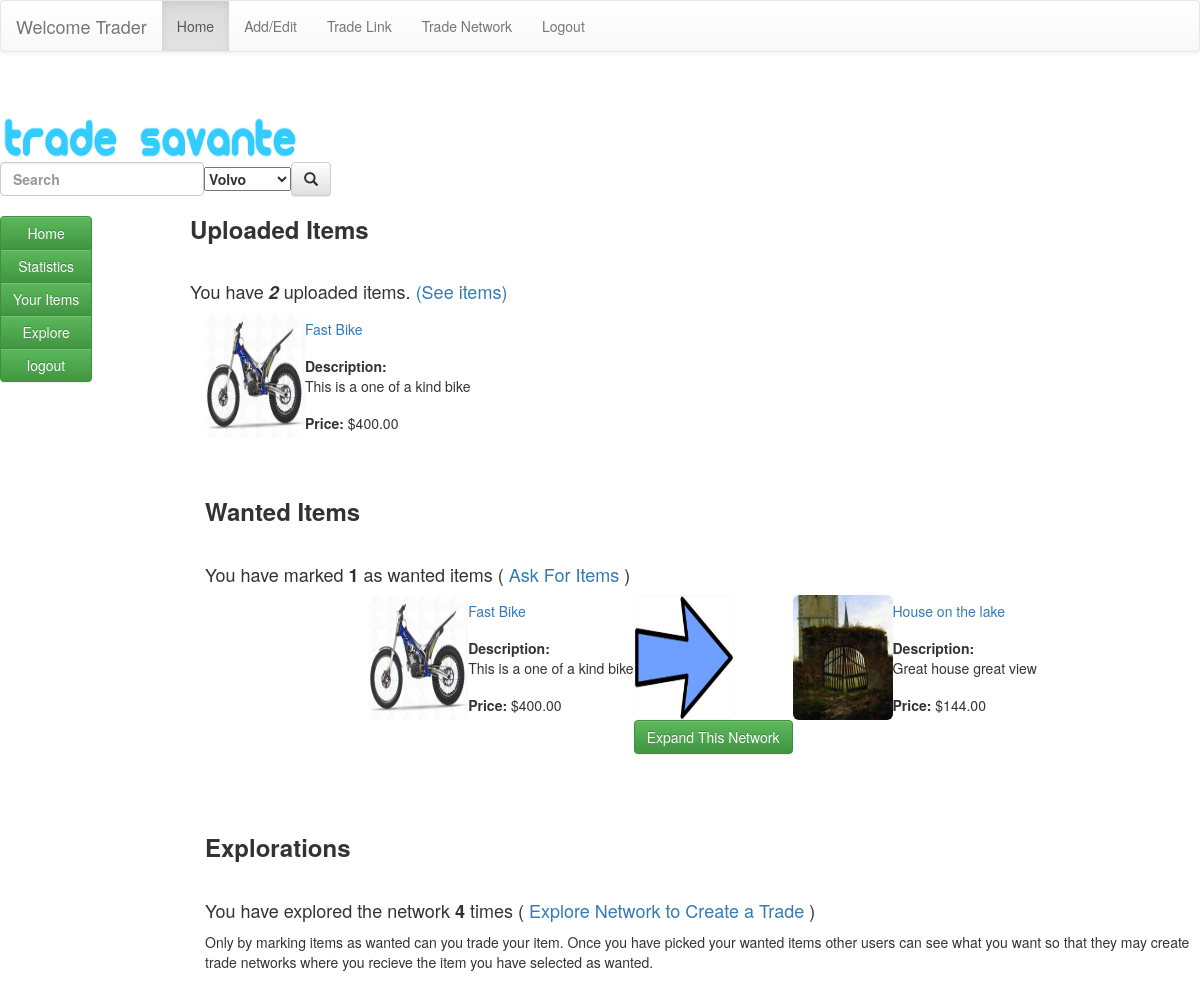
The app's page / (signed in) with its own data.
### trade_savante/models.py (models this page shows)
class TradeItem(models.Model):
    name = models.CharField(max_length=140, null=True)
    price = models.DecimalField(max_digits=11, decimal_places=2, null=True)
    category = models.CharField(max_length=20, choices=category_choices) # foreignKey
    description = models.TextField(null=True)
    asking_for = models.TextField(null=True)
    active_start_date = models.DateField(auto_now_add=True, null=True) # probably just date is fine.
    owner = models.ForeignKey(User,on_delete=models.CASCADE, null=True) # foreign Key
    been_traded = models.BooleanField(default=False)
    active = models.BooleanField(default=True)
    image = models.ImageField(upload_to='tradesavante', null=True, blank=True)

class IndividualTrades(models.Model):
    askerItem = models.ForeignKey(TradeItem, on_delete=models.CASCADE, related_name='askerItem', null=True)
    ownerItem = models.ForeignKey(TradeItem, on_delete=models.CASCADE, related_name='ownerItem', null=True)
    verifiedTrade = models.BooleanField(default=False) # boolean
    ownerAnswer = models.BooleanField(default=False) # not sure what this means?

### trade_savante/views.py (the view)
# urls.py: url(r'^$', views.index),
def index(request):
    if not request.user.is_authenticated:
        msg = True
        return render(request, 'tradesavante/home.html', {'loggedout': msg})
    else:
        marked, edgeTo = runbfsCode(request)
        your_items = TradeItem.objects.filter(owner=request.user)
        num_items = TradeItem.objects.filter(owner=request.user).count()
        if num_items > 0:
            one_of_your_items = your_items[0]
        else:
            one_of_your_items = None
        your_trades = IndividualTrades.objects.filter(askerItem__in=your_items)
        num_wanted_items = your_trades.count()
        if num_wanted_items > 0:
            one_of_your_trades = your_trades[0]
        else:
            one_of_your_trades = None
        your_explorations = TradeSequence.objects.filter(tradeConnection__in=your_trades)
        num_explorations = TradeSequence.objects.filter(linkNumber=0).count()
        sequences = TradeSequence.objects.filter(sequencer=request.user)
        sequence_dict = {"name": [], "item_name": [], "num_items": [], "id_val":[]}
        num_possible_trades = TradeItem.objects.annotate(num_trades=Count('askerItem')).filter(owner=request.user).count()  # deleted items are included.
        return render(request, 'tradesavante/home.html', {'num_explorations':num_explorations, 'num_items': num_items, 'num_wanted_items': num_wanted_items, 'users_item': one_of_your_items, 'one_of_your_trades': one_of_your_trades})

### trade_savante/views.py (called while the page is built)
def runbfsCode(request):
    my_items= TradeItem.objects.filter(owner=request.user)
    dict_nodes = TradeItem.objects.all().aggregate(Max('id'))
    num_nodes = dict_nodes['id__max']
    print("The biggest id is %d" % (num_nodes))
    marked = [False] * (num_nodes + 1)
    edgeTo = [0] * (num_nodes + 1)
    for t in my_items:
        print("This is the id %d" % (t.id))
        if not marked[t.id]:
            marked, edgeTo = bfsearch(t.id, marked, edgeTo)
    return marked, edgeTo

def bfsearch(s, marked, edgeTo):
    q = queue.Queue()
    marked[s] = True
    q.put(s)
    while not q.empty():
        print('another round')
        v = q.get()
        try:
            t_item = TradeItem.objects.get(id=v)
            t = IndividualTrades.objects.filter(askerItem=t_item)
            for node_item in t:
                w = node_item.id
                print(w)
                if not marked[w]:
                    edgeTo[w] = v
                    marked[w] = True
                    q.put(w)
        except TradeItem.DoesNotExist:
             print("does not exist %d",(v))
    return marked, edgeTo

### trade_savante/templates/tradesavante/home.html (shortened to what this page needs)
{% extends "tradesavante/header.html" %}
{% block content %}
<div class="row">
	  <div class="col-sm-2">
		  <br/>
{% include "tradesavante/includes/home_sidebar.html" %}
    </div>
{% if not loggedout %}
		<h3><b>Uploaded Items </b></h3> <br/>
<h4>You have  <em> <b> {{num_items}} </b> </em> uploaded items. <a href="/tradesavante/explore/?{{item.id}}">(See items)</a> </h4>
	<div class="col-sm-10">
	{% if users_item %}
		<table>
    <tr>
        <td rowspan="3">  <img class="card-img-top img-rounded" src= {{users_item.image.url}} alt="Card image cap" style="width:100px;height:125px;margin-left:auto;margin-right:auto">
 </td>
		<td>
	   <a href="/tradesavante/explore/?{{trade.id}}"> {{users_item.name}}</a> </td>
       </tr>
	 <tr>
        <td > <b> Description: </b> <br/> {{users_item.description}}  </td>
	</tr>
	  <tr>
		  <td><b>Price:</b> ${{users_item.price}}</td>
	  </tr>
	  </table>
		{% else %}
		<p> The first step in creating a network is adding items.  Select "Add items" to begin. </p>
		{% endif %}
		</div>
	  </div>
		<div class="row">
  <div class="col-sm-2">
  </div>
			<div class="col-sm-10">
				<br/> <br/>
				<h3><b>Wanted Items </b></h3> <br/>
	  <h4>You have marked <b> {{num_wanted_items}} </b> as wanted items (<a href="/tradesavante/askforitems/"> Ask For Items </a>) </h4>
	 	{% if one_of_your_trades %}
	  <table align="center">
    <tr>
        <td rowspan="3">  <img class="card-img-top img-rounded" src= {{one_of_your_trades.askerItem.image.url}} alt="Card image cap" style="width:100px;height:125px;margin-left:auto;margin-right:auto">
        </td>
		<td>
	       <a href="/tradesavante/explore/?{{trade.id}}"> {{one_of_your_trades.askerItem.name}}</a> </td>
		<td rowspan="3"> 	   <img class="card-img-top img-rounded" src= "/static/arrow-blue-outline-right.jpg" alt="Card image cap" style="width:100px;height:125px;margin-left:auto;margin-right:auto">
        </td>
		<td rowspan="3">  <img class="card-img-top img-rounded" src= {{one_of_your_trades.ownerItem.image.url}} alt="Card image cap" style="width:100px;height:125px;margin-left:auto;margin-right:auto">
        </td>
		<td>
	       <a href="/tradesavante/explore/?{{one_of_your_trades.id}}"> {{one_of_your_trades.ownerItem.name}}</a> </td>
         </tr>
	<tr>
        <td > <b> Description: </b> <br/> {{one_of_your_trades.askerItem.description}}  </td>
		        <td > <b> Description: </b> <br/> {{one_of_your_trades.ownerItem.description}}  </td>
	</tr>
	<tr>
		  <td><b>Price:</b> ${{one_of_your_trades.askerItem.price}}</td>
				  <td><b>Price:</b> ${{one_of_your_trades.ownerItem.price}}</td>
	</tr>
	   <tr>
		  <td colspan ="2"> </td>
		   <td>	  <input type="submit" class="btn btn-success" value="Expand This Network">
 </td>
		  <td colspan ="2"> </td>
    </table>
		{% else %}
		<p> Only by marking items as wanted can you trade your item.  Once you have picked your wanted items
				other users can see what you want so that they may create trade networks where you recieve the item
				you have selected as wanted.</p>
		{% endif %}
	  </div>
</div>
	<div class="row">
  <div class="col-sm-2">
  </div>
<div class="col-sm-10">
	<br/> <br/> <br/>
					<h3><b>Explorations </b></h3> <br/>
	  <h4>You have explored the network <b> {{num_explorations}} </b> times (<a href="/tradesavante/askforitems/"> Explore Network to Create a Trade </a>) </h4>
	 	{% if your_exploration %}
	{% include "tradesavante/includes/exploration_table.html" %}
		{% else %}
		<p> Only by marking items as wanted can you trade your item.  Once you have picked your wanted items
				other users can see what you want so that they may create trade networks where you recieve the item
				you have selected as wanted.</p>
		{% endif %}
	</div>
{% endif %}
</div>
	  </div>
{% endblock %}

### records on screen
TradeItem: image (picture), name "Fast Bike", description "This is a one of a kind bike", price "400.00"
IndividualTrades: askerItem.image (picture), askerItem.name "Fast Bike", ownerItem.image (picture), ownerItem.name "House on the lake", askerItem.description "This is a one of a kind bike", ownerItem.description "Great house great view", askerItem.price "400.00", ownerItem.price "144.00"

### other values on screen
{{ num_items }} "2"
{{ num_wanted_items }} "1"
{{ num_explorations }} "4"
